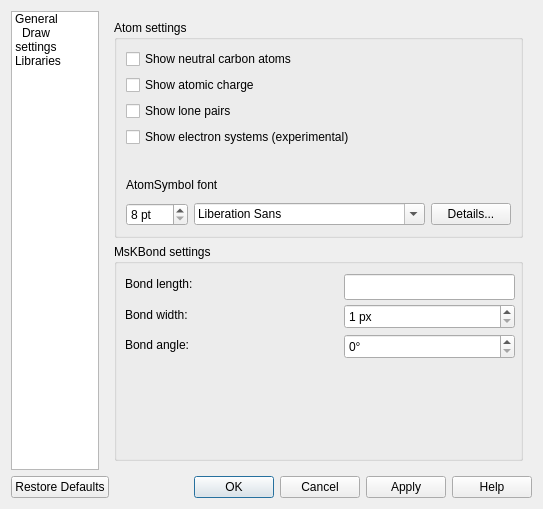
<?xml version="1.0" encoding="UTF-8"?>
<ui version="4.0">
 <author>Harm van Eersel &lt;devsciurus@xs4all.nl&gt;</author>
 <class>SettingsDialog</class>
 <widget class="QDialog" name="SettingsDialog">
  <property name="geometry">
   <rect>
    <x>0</x>
    <y>0</y>
    <width>543</width>
    <height>509</height>
   </rect>
  </property>
  <property name="windowTitle">
   <string>molsKetch - Preferences</string>
  </property>
  <property name="windowIcon">
   <iconset>
    <normaloff>:/images/configure.png</normaloff>:/images/configure.png</iconset>
  </property>
  <layout class="QHBoxLayout" name="horizontalLayout">
   <item>
    <layout class="QVBoxLayout">
     <item>
      <layout class="QHBoxLayout">
       <item>
        <widget class="QListWidget" name="listWidget">
         <property name="sizePolicy">
          <sizepolicy hsizetype="Fixed" vsizetype="Expanding">
           <horstretch>0</horstretch>
           <verstretch>0</verstretch>
          </sizepolicy>
         </property>
         <property name="maximumSize">
          <size>
           <width>88</width>
           <height>16777215</height>
          </size>
         </property>
         <property name="iconSize">
          <size>
           <width>32</width>
           <height>32</height>
          </size>
         </property>
         <property name="movement">
          <enum>QListView::Static</enum>
         </property>
         <property name="spacing">
          <number>12</number>
         </property>
         <property name="viewMode">
          <enum>QListView::IconMode</enum>
         </property>
         <property name="wordWrap">
          <bool>true</bool>
         </property>
         <property name="currentRow">
          <number>-1</number>
         </property>
         <item>
          <property name="text">
           <string>General</string>
          </property>
          <property name="icon">
           <iconset>
            <normaloff>:/images/configure.svg</normaloff>:/images/configure.svg</iconset>
          </property>
         </item>
         <item>
          <property name="text">
           <string>Draw settings</string>
          </property>
          <property name="icon">
           <iconset>
            <normaloff>:/images/draw-freehand.svg</normaloff>:/images/draw-freehand.svg</iconset>
          </property>
         </item>
         <item>
          <property name="text">
           <string>Libraries</string>
          </property>
          <property name="icon">
           <iconset>
            <normaloff>:/images/document-open.svg</normaloff>:/images/document-open.svg</iconset>
          </property>
         </item>
        </widget>
       </item>
       <item>
        <widget class="QStackedWidget" name="stackedWidget">
         <property name="currentIndex">
          <number>1</number>
         </property>
         <widget class="QWidget" name="generalPage">
          <widget class="QGroupBox" name="groupBoxGeneral">
           <property name="geometry">
            <rect>
             <x>10</x>
             <y>10</y>
             <width>411</width>
             <height>391</height>
            </rect>
           </property>
           <property name="title">
            <string>Save options</string>
           </property>
           <widget class="QWidget" name="layoutWidget">
            <property name="geometry">
             <rect>
              <x>20</x>
              <y>40</y>
              <width>388</width>
              <height>105</height>
             </rect>
            </property>
            <layout class="QVBoxLayout">
             <item>
              <layout class="QHBoxLayout">
               <item>
                <widget class="QLabel" name="labelDefaultFileType">
                 <property name="text">
                  <string>Default file type</string>
                 </property>
                </widget>
               </item>
               <item>
                <widget class="QComboBox" name="comboBoxFileType">
                 <item>
                  <property name="text">
                   <string>MDL (*.mdl)</string>
                  </property>
                 </item>
                 <item>
                  <property name="text">
                   <string>Chemical Markup Language (*.cml)</string>
                  </property>
                 </item>
                </widget>
               </item>
              </layout>
             </item>
             <item>
              <layout class="QHBoxLayout">
               <item>
                <widget class="QLabel" name="labelDefaultImageType">
                 <property name="text">
                  <string>Default image type</string>
                 </property>
                </widget>
               </item>
               <item>
                <widget class="QComboBox" name="comboBoxImageType">
                 <item>
                  <property name="text">
                   <string>Scalable Vector Graphics (*.svg)</string>
                  </property>
                 </item>
                 <item>
                  <property name="text">
                   <string>Portable Network Graphics (*.png)</string>
                  </property>
                 </item>
                </widget>
               </item>
              </layout>
             </item>
             <item>
              <layout class="QHBoxLayout">
               <item>
                <widget class="QLabel" name="labelAutoSave">
                 <property name="text">
                  <string>Autosave each</string>
                 </property>
                </widget>
               </item>
               <item>
                <spacer>
                 <property name="orientation">
                  <enum>Qt::Horizontal</enum>
                 </property>
                 <property name="sizeHint" stdset="0">
                  <size>
                   <width>192</width>
                   <height>25</height>
                  </size>
                 </property>
                </spacer>
               </item>
               <item>
                <widget class="QSpinBox" name="spinBoxAutoSave">
                 <property name="suffix">
                  <string> min</string>
                 </property>
                 <property name="prefix">
                  <string/>
                 </property>
                </widget>
               </item>
              </layout>
             </item>
            </layout>
           </widget>
          </widget>
         </widget>
         <widget class="QWidget" name="drawingPage">
          <layout class="QHBoxLayout" name="horizontalLayout_2">
           <item>
            <layout class="QVBoxLayout">
             <item>
              <widget class="QGroupBox" name="groupBoxAtom">
               <property name="sizePolicy">
                <sizepolicy hsizetype="Expanding" vsizetype="Preferred">
                 <horstretch>0</horstretch>
                 <verstretch>0</verstretch>
                </sizepolicy>
               </property>
               <property name="title">
                <string>Atom settings</string>
               </property>
               <property name="checkable">
                <bool>false</bool>
               </property>
               <layout class="QGridLayout">
                <property name="margin">
                 <number>9</number>
                </property>
                <property name="spacing">
                 <number>6</number>
                </property>
                <item row="1" column="0">
                 <widget class="QCheckBox" name="checkBoxShowValency">
                  <property name="sizePolicy">
                   <sizepolicy hsizetype="Preferred" vsizetype="Fixed">
                    <horstretch>0</horstretch>
                    <verstretch>0</verstretch>
                   </sizepolicy>
                  </property>
                  <property name="text">
                   <string>Show atomic charge</string>
                  </property>
                 </widget>
                </item>
                <item row="0" column="0">
                 <widget class="QCheckBox" name="checkBoxShowCarbon">
                  <property name="text">
                   <string>Show neutral carbon atoms</string>
                  </property>
                 </widget>
                </item>
                <item row="6" column="0">
                 <layout class="QHBoxLayout">
                  <item>
                   <widget class="QDoubleSpinBox" name="doubleSpinBoxFontSize">
                    <property name="buttonSymbols">
                     <enum>QAbstractSpinBox::UpDownArrows</enum>
                    </property>
                    <property name="accelerated">
                     <bool>true</bool>
                    </property>
                    <property name="correctionMode">
                     <enum>QAbstractSpinBox::CorrectToNearestValue</enum>
                    </property>
                    <property name="suffix">
                     <string> pt</string>
                    </property>
                    <property name="decimals">
                     <number>0</number>
                    </property>
                    <property name="minimum">
                     <double>8.000000000000000</double>
                    </property>
                    <property name="maximum">
                     <double>120.000000000000000</double>
                    </property>
                   </widget>
                  </item>
                  <item>
                   <widget class="QFontComboBox" name="fontComboBox"/>
                  </item>
                  <item>
                   <widget class="QPushButton" name="pushButtonFont">
                    <property name="text">
                     <string>Details...</string>
                    </property>
                   </widget>
                  </item>
                 </layout>
                </item>
                <item row="5" column="0">
                 <widget class="QLabel" name="labelAtomSymbolFont">
                  <property name="text">
                   <string>AtomSymbol font</string>
                  </property>
                 </widget>
                </item>
                <item row="4" column="0">
                 <spacer>
                  <property name="orientation">
                   <enum>Qt::Vertical</enum>
                  </property>
                  <property name="sizeType">
                   <enum>QSizePolicy::Fixed</enum>
                  </property>
                  <property name="sizeHint" stdset="0">
                   <size>
                    <width>20</width>
                    <height>20</height>
                   </size>
                  </property>
                 </spacer>
                </item>
                <item row="2" column="0">
                 <widget class="QCheckBox" name="checkBoxShowLP">
                  <property name="text">
                   <string>Show lone pairs</string>
                  </property>
                 </widget>
                </item>
                <item row="3" column="0">
                 <widget class="QCheckBox" name="checkBoxShowES">
                  <property name="text">
                   <string>Show electron systems (experimental)</string>
                  </property>
                 </widget>
                </item>
               </layout>
              </widget>
             </item>
             <item>
              <widget class="QGroupBox" name="groupBoxBond">
               <property name="sizePolicy">
                <sizepolicy hsizetype="Preferred" vsizetype="Preferred">
                 <horstretch>0</horstretch>
                 <verstretch>0</verstretch>
                </sizepolicy>
               </property>
               <property name="title">
                <string>MsKBond settings</string>
               </property>
               <widget class="QLabel" name="labelBondLength">
                <property name="geometry">
                 <rect>
                  <x>11</x>
                  <y>30</y>
                  <width>211</width>
                  <height>20</height>
                 </rect>
                </property>
                <property name="text">
                 <string>Bond length:</string>
                </property>
               </widget>
               <widget class="QLineEdit" name="lineEditBondLength">
                <property name="geometry">
                 <rect>
                  <x>230</x>
                  <y>30</y>
                  <width>171</width>
                  <height>26</height>
                 </rect>
                </property>
               </widget>
               <widget class="QLabel" name="labelBondWidth">
                <property name="geometry">
                 <rect>
                  <x>11</x>
                  <y>61</y>
                  <width>221</width>
                  <height>19</height>
                 </rect>
                </property>
                <property name="text">
                 <string>Bond width:</string>
                </property>
               </widget>
               <widget class="QDoubleSpinBox" name="doubleSpinBoxBondWidth">
                <property name="geometry">
                 <rect>
                  <x>230</x>
                  <y>60</y>
                  <width>171</width>
                  <height>25</height>
                 </rect>
                </property>
                <property name="suffix">
                 <string> px</string>
                </property>
                <property name="decimals">
                 <number>0</number>
                </property>
                <property name="minimum">
                 <double>1.000000000000000</double>
                </property>
                <property name="maximum">
                 <double>100.000000000000000</double>
                </property>
                <property name="singleStep">
                 <double>1.000000000000000</double>
                </property>
                <property name="value">
                 <double>1.000000000000000</double>
                </property>
               </widget>
               <widget class="QSpinBox" name="spinBoxBondAngle">
                <property name="geometry">
                 <rect>
                  <x>230</x>
                  <y>90</y>
                  <width>171</width>
                  <height>25</height>
                 </rect>
                </property>
                <property name="suffix">
                 <string>°</string>
                </property>
                <property name="minimum">
                 <number>0</number>
                </property>
                <property name="maximum">
                 <number>99</number>
                </property>
                <property name="singleStep">
                 <number>1</number>
                </property>
                <property name="value">
                 <number>0</number>
                </property>
               </widget>
               <widget class="QLabel" name="labelBondAngle">
                <property name="geometry">
                 <rect>
                  <x>11</x>
                  <y>91</y>
                  <width>221</width>
                  <height>19</height>
                 </rect>
                </property>
                <property name="text">
                 <string>Bond angle:</string>
                </property>
               </widget>
              </widget>
             </item>
            </layout>
           </item>
          </layout>
         </widget>
         <widget class="QWidget" name="librariesPage">
          <widget class="QGroupBox" name="groupBoxLibraries">
           <property name="geometry">
            <rect>
             <x>10</x>
             <y>10</y>
             <width>411</width>
             <height>381</height>
            </rect>
           </property>
           <property name="title">
            <string>Libraries</string>
           </property>
           <widget class="QWidget" name="layoutWidget">
            <property name="geometry">
             <rect>
              <x>20</x>
              <y>50</y>
              <width>361</width>
              <height>151</height>
             </rect>
            </property>
            <layout class="QVBoxLayout" name="verticalLayout">
             <item>
              <layout class="QGridLayout" name="gridLayout">
               <item row="0" column="0">
                <widget class="QLabel" name="labelLibraryPath">
                 <property name="text">
                  <string>Library path</string>
                 </property>
                </widget>
               </item>
               <item row="1" column="0">
                <widget class="QLineEdit" name="lineEditLibraryPath"/>
               </item>
               <item row="1" column="1">
                <widget class="QToolButton" name="toolButtonBrowseLibraryPath">
                 <property name="text">
                  <string>...</string>
                 </property>
                </widget>
               </item>
              </layout>
             </item>
             <item>
              <layout class="QGridLayout" name="gridLayout_2">
               <item row="0" column="0">
                <widget class="QLabel" name="labelCustomLibraryPath">
                 <property name="text">
                  <string>Custom library Path</string>
                 </property>
                </widget>
               </item>
               <item row="1" column="0">
                <widget class="QLineEdit" name="lineEditCustomLibraryPath"/>
               </item>
               <item row="1" column="1">
                <widget class="QToolButton" name="toolButtonBrowseCustomLibraryPath">
                 <property name="text">
                  <string>...</string>
                 </property>
                </widget>
               </item>
              </layout>
             </item>
            </layout>
           </widget>
          </widget>
         </widget>
        </widget>
       </item>
      </layout>
     </item>
     <item>
      <widget class="QDialogButtonBox" name="buttonBox">
       <property name="orientation">
        <enum>Qt::Horizontal</enum>
       </property>
       <property name="standardButtons">
        <set>QDialogButtonBox::Apply|QDialogButtonBox::Cancel|QDialogButtonBox::Help|QDialogButtonBox::Ok|QDialogButtonBox::RestoreDefaults</set>
       </property>
      </widget>
     </item>
    </layout>
   </item>
  </layout>
 </widget>
 <tabstops>
  <tabstop>buttonBox</tabstop>
 </tabstops>
 <resources/>
 <connections>
  <connection>
   <sender>buttonBox</sender>
   <signal>accepted()</signal>
   <receiver>SettingsDialog</receiver>
   <slot>accept()</slot>
   <hints>
    <hint type="sourcelabel">
     <x>366</x>
     <y>431</y>
    </hint>
    <hint type="destinationlabel">
     <x>157</x>
     <y>274</y>
    </hint>
   </hints>
  </connection>
  <connection>
   <sender>buttonBox</sender>
   <signal>rejected()</signal>
   <receiver>SettingsDialog</receiver>
   <slot>reject()</slot>
   <hints>
    <hint type="sourcelabel">
     <x>434</x>
     <y>431</y>
    </hint>
    <hint type="destinationlabel">
     <x>286</x>
     <y>274</y>
    </hint>
   </hints>
  </connection>
  <connection>
   <sender>listWidget</sender>
   <signal>currentRowChanged(int)</signal>
   <receiver>stackedWidget</receiver>
   <slot>setCurrentIndex(int)</slot>
   <hints>
    <hint type="sourcelabel">
     <x>62</x>
     <y>21</y>
    </hint>
    <hint type="destinationlabel">
     <x>260</x>
     <y>12</y>
    </hint>
   </hints>
  </connection>
 </connections>
</ui>
